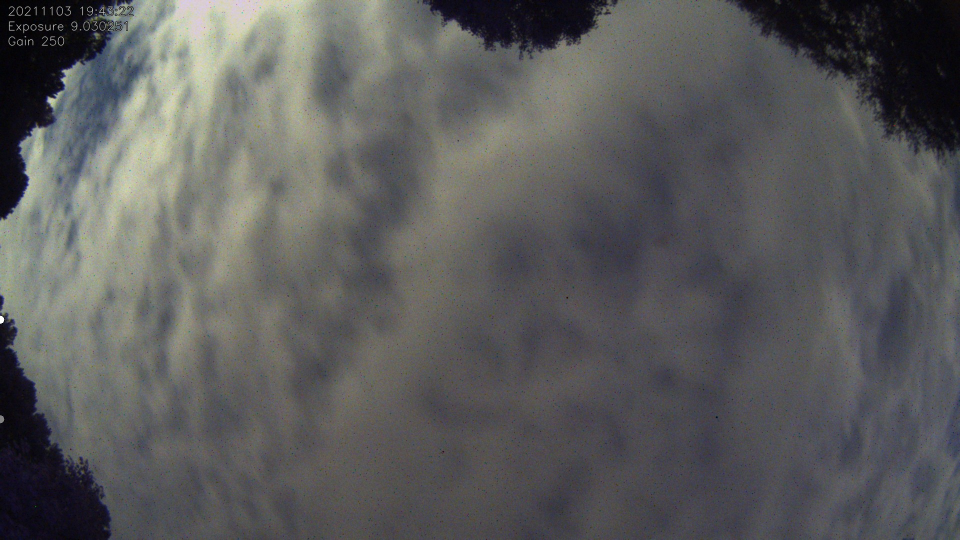
#> input picture testing/blob_detection/test_full_clouds.jpg, 1920 x 1080 px (shown at 1/2 size)
$ python detectBlobs_matchTemplate.py test_full_clouds.jpg
#> lines starting #> are read from the running program, lines starting #| are printed output that depends on the picture; after the words box and inside, x2 and y2 are one past the last pixel; in counts of white or black regions, pixels touching at a corner belong together
#!/usr/bin/env python3

import argparse
import time
import logging
#import math
import tempfile
import shutil
from pathlib import Path
#from pprint import pformat
import cv2
import numpy


logging.basicConfig(level=logging.INFO)
logger = logging


class DetectBlob(object):

    _detectionThreshold = 0.55
    _distanceThreshold = 10

    def __init__(self):
        self.x_offset = 0
        self.y_offset = 0

        # start with a black image
        template = numpy.zeros([15, 15], dtype=numpy.uint8)

        # draw a white circle
        cv2.circle(
            img=template,
            center=(7, 7),
            radius=3,
            color=(255, 255, 255),
            thickness=cv2.FILLED,
        )

        # blur circle to simulate a star
        self.star_template = cv2.blur(
            src=template,
            ksize=(2, 2),
        )

        self.star_template_w, self.star_template_h = self.star_template.shape[::-1]

        #cv2.imwrite('star.jpg', self.star_template, [cv2.IMWRITE_JPEG_QUALITY, 90])


    def detectObjects(self, image_file):
#> called with image_file = 'test_full_clouds.jpg'
        logger.info('Opening image')
        original_data = cv2.imread(str(image_file), cv2.IMREAD_UNCHANGED)
#> original_data is the input picture: shape (1080, 1920, 3); mean B, G, R 91.6, 91.7, 91.6

        image_height, image_width = original_data.shape[:2]
#> image_height = 1080; image_width = 1920

        logger.warning('Using central ROI for blob calculations')
        x1 = int((image_width / 2) - (image_width / 4))
#> x1 = 480
        y1 = int((image_height / 2) - (image_height / 4))
#> y1 = 270
        x2 = int((image_width / 2) + (image_width / 4))
#> x2 = 1440
        y2 = int((image_height / 2) + (image_height / 4))
#> y2 = 810

        self.x_offset = x1
#> self.x_offset = 480
        self.y_offset = y1
#> self.y_offset = 270

        roi_data = original_data[
            y1:y2,
            x1:x2,
        ]
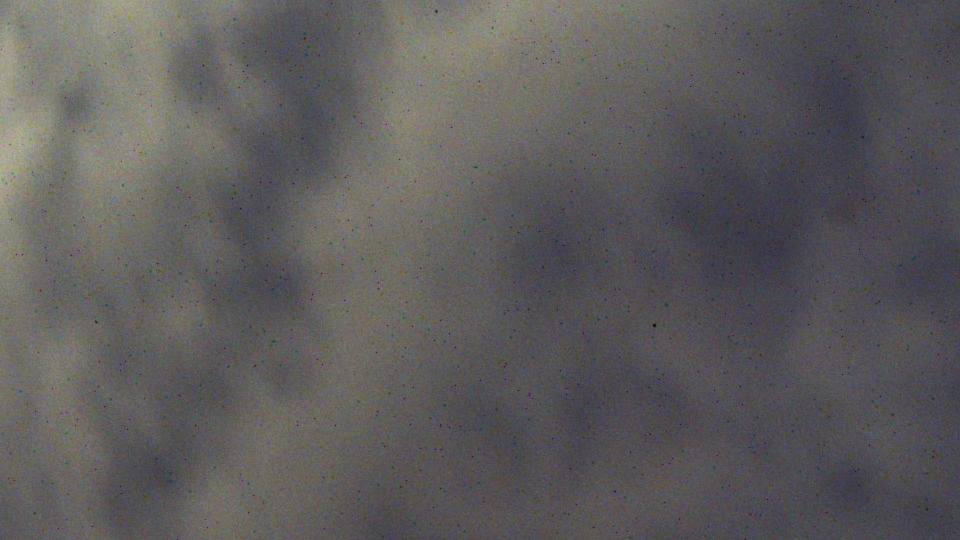
#> roi_data: shape (540, 960, 3); mean B, G, R 91.5, 92, 93.6


        if len(original_data.shape) == 2:
            # gray scale or bayered
            sep_data = roi_data
        else:
            # assume color
            logger.info('Extract luminance')
            #sep_data = cv2.cvtColor(original_data, cv2.COLOR_BGR2GRAY)
            lab = cv2.cvtColor(roi_data, cv2.COLOR_BGR2LAB)
#> lab: shape (540, 960, 3); mean of channels 0, 1, 2 99.7, 128.7, 128.4
            l, a, b = cv2.split(lab)
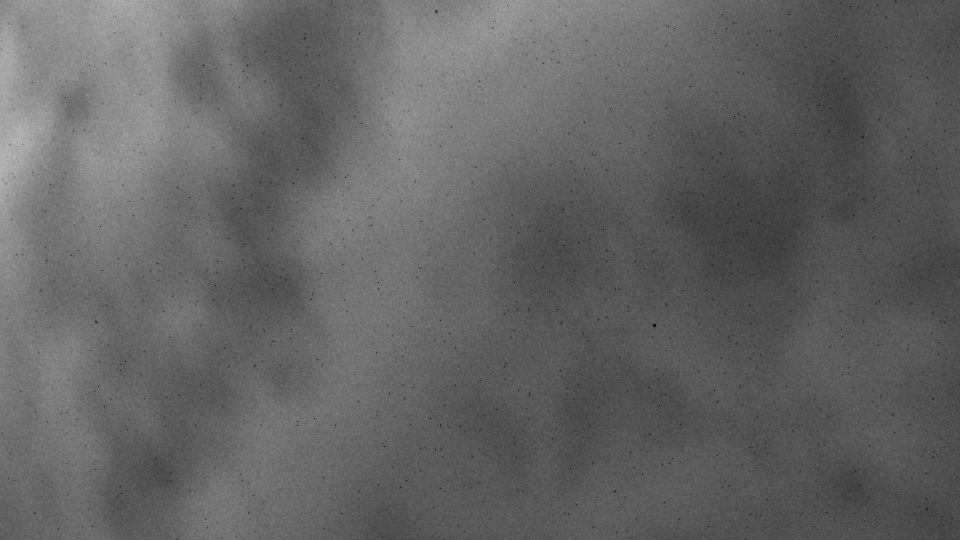
#> l: shape (540, 960); min 2, max 186, mean 99.7
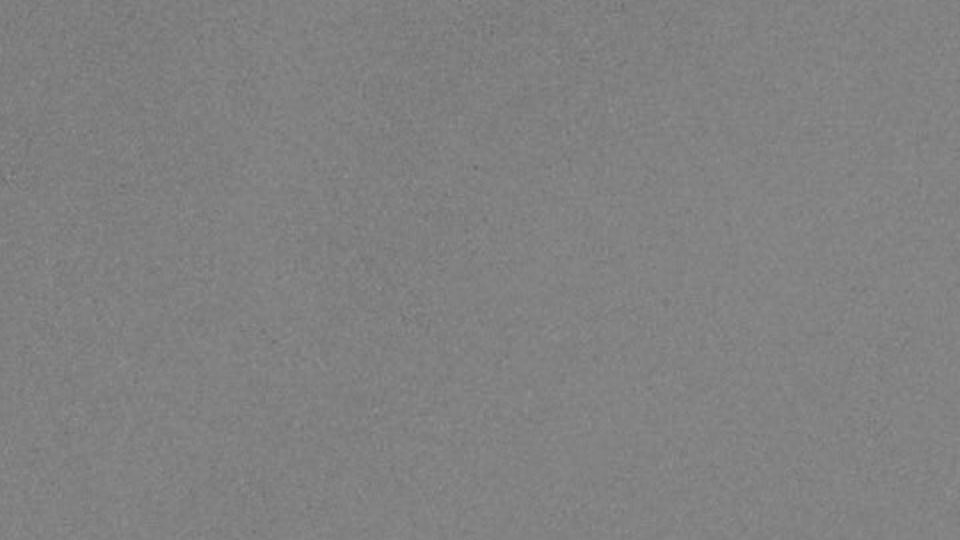
#> a: shape (540, 960); min 107, max 145, mean 128.7
            sep_data = l.copy()

        #sep_data = cv2.equalizeHist(sep_data)

        sep_start = time.time()

        result = cv2.matchTemplate(sep_data, self.star_template, cv2.TM_CCOEFF_NORMED)
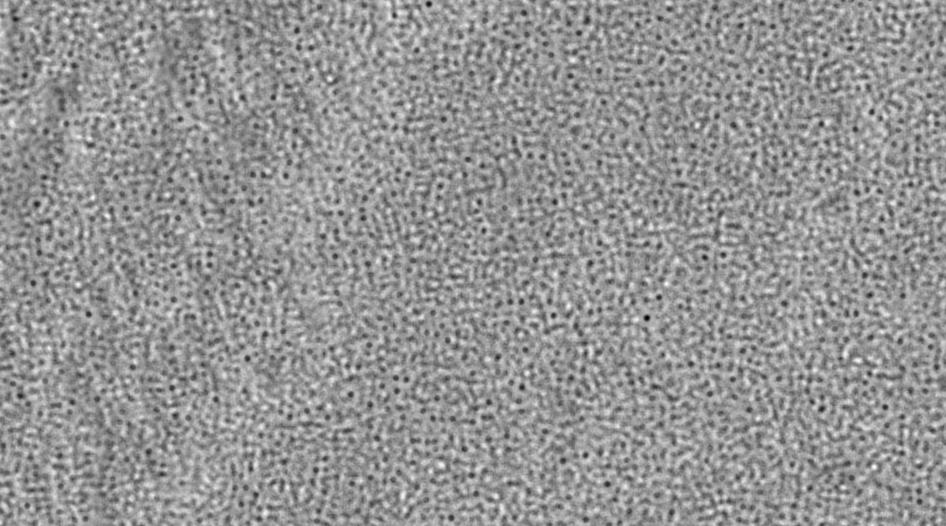
#> result: shape (526, 946) float32; min -0.675, max 0.472, mean -0.00527; drawn with min black and max white
        result_filter = numpy.where(result >= self._detectionThreshold)
#> result_filter = (empty array, empty array)

        sep_elapsed_s = time.time() - sep_start
        sep_dedup_start = time.time()

        blobs = list()
        for pt in zip(*result_filter[::-1]):
            for blob in blobs:
                #d = math.sqrt(((pt[0] - blob[0]) ** 2) + ((pt[1] - blob[1]) ** 2))
                if (abs(pt[0] - blob[0]) < self._distanceThreshold) and (abs(pt[1] - blob[1]) < self._distanceThreshold):
                    break

            else:
                # if none of the points are under the distance threshold, then add it
                blobs.append(pt)
#> this loop made 0 passes
#> after the loop, blobs = []


        sep_dedup_elapsed_s = time.time() - sep_dedup_start
        total_elapsed_s = time.time() - sep_start

        logger.info('SEP processing in %0.4f s', sep_elapsed_s)
        logger.info('Deduplication in %0.4f s', sep_dedup_elapsed_s)
        logger.info('Total in %0.4f s', total_elapsed_s)


        logger.info('Found %d objects', len(blobs))

        self.drawCircles(original_data, blobs, (x1, y1, x2, y2))

        return blobs


    def drawCircles(self, original_data, blob_list, box):
#> called with box = (480, 270, 1440, 810)
        sep_data = original_data.copy()

        logger.info('Draw box around ROI')
        cv2.rectangle(
            img=sep_data,
            pt1=(box[0], box[1]),
            pt2=(box[2], box[3]),
            color=(128, 128, 128),
            thickness=1,
        )
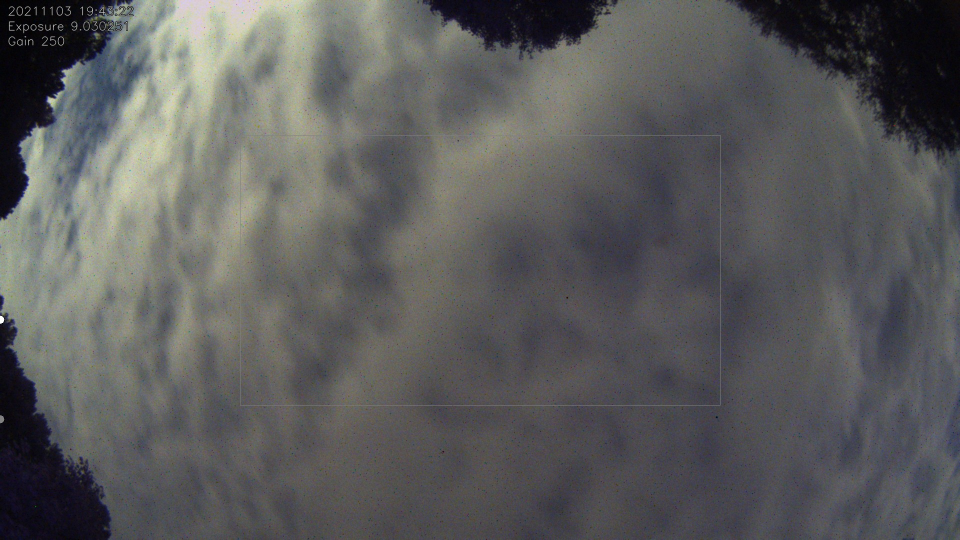
#> sep_data: shape (1080, 1920, 3) (shown at 1/2 size); 0.14% of pixels changed, all inside (x1, y1, x2, y2) = (480, 270, 1441, 811)

        logger.info('Draw circles around objects')
        for blob in blob_list:
            x, y = blob

            center = (
                int(x + (self.star_template_w / 2)) + self.x_offset + 1,
                int(y + (self.star_template_h / 2)) + self.y_offset + 1,
            )

            cv2.circle(
                img=sep_data,
                center=center,
                radius=6,
                color=(0, 0, 255),
                #thickness=cv2.FILLED,
                thickness=1,
            )


        f_tmpfile = tempfile.NamedTemporaryFile(mode='w+b', delete=False, suffix='.jpg')
        f_tmpfile.close()

        tmpfile_name = Path(f_tmpfile.name)
        tmpfile_name.unlink()  # remove tempfile, will be reused below


        cv2.imwrite(str(tmpfile_name), sep_data, [cv2.IMWRITE_JPEG_QUALITY, 90])

        sep_file = Path('blobs_matchTemplate.jpg')

        shutil.copy2(f_tmpfile.name, str(sep_file))  # copy file in place
        sep_file.chmod(0o644)

        tmpfile_name.unlink()  # cleanup


if __name__ == "__main__":
    argparser = argparse.ArgumentParser()
    argparser.add_argument(
        'image',
        help='Image',
        type=str,
    )
    args = argparser.parse_args()

    db = DetectBlob()
    db.detectObjects(args.image)

$ run again, on testing/blob_detection/test_transparent_clouds.jpg
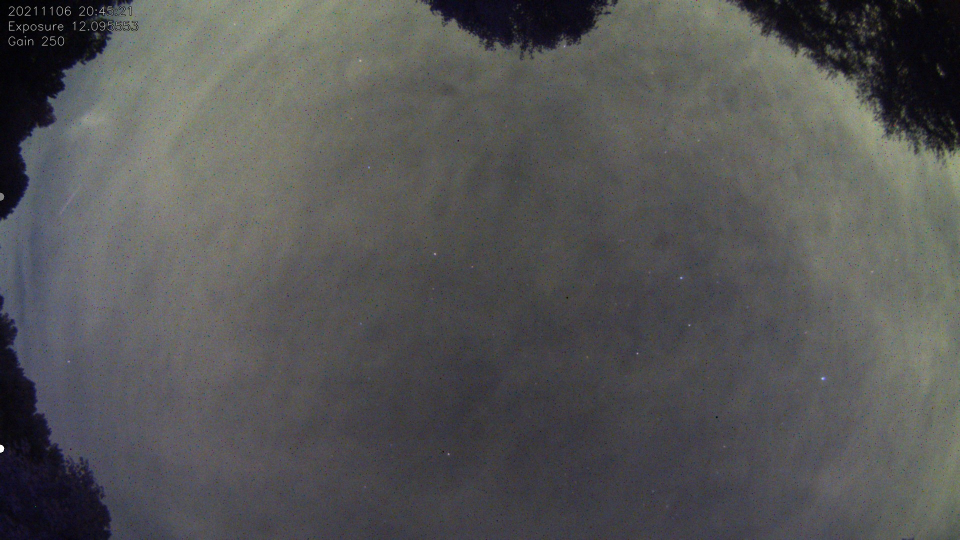
#> input picture testing/blob_detection/test_transparent_clouds.jpg, 1920 x 1080 px (shown at 1/2 size)
#> in detectObjects, original_data is the input picture: shape (1080, 1920, 3); mean B, G, R 85.1, 85.2, 85.1
#> lab: shape (540, 960, 3); mean of channels 0, 1, 2 86.7, 128.6, 128.2
#> in detectObjects, `result = cv2.matchTemplate(sep_data, self.star_template, cv2.TM_CCOEFF..`:
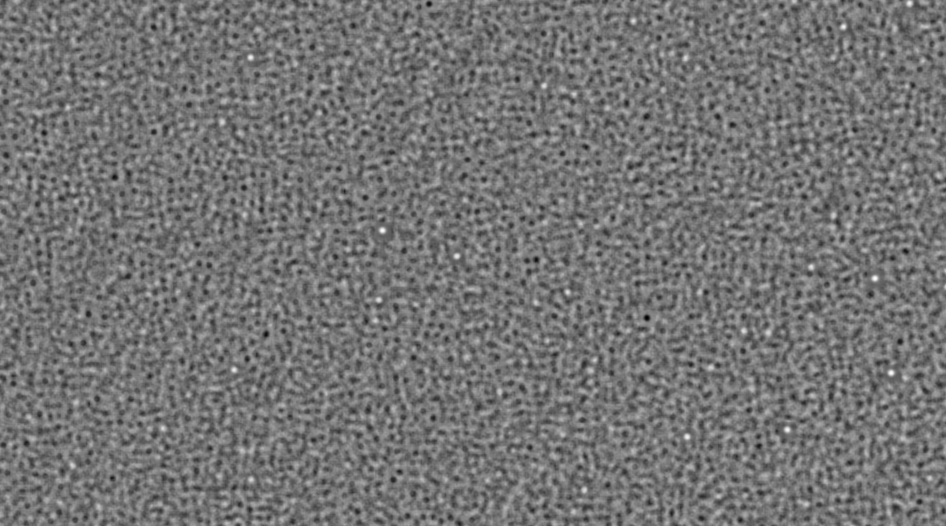
#> result: shape (526, 946) float32; min -0.675, max 0.791, mean -0.00408; drawn with min black and max white
#> result_filter = 126 positions, rows 2 to 490, columns 162 to 910
#> the loop in detectObjects, `for pt in zip(*result_filter[::-1]):` made 126 passes
#> pt on passes 1 to 8: (908, 2), (909, 2), (910, 2), (908, 3), (909, 3), (910, 3), (908, 4), (909, 4)
#> after the loop in detectObjects, `for pt in zip(*result_filter[::-1]):`: blobs = [(908, 2), (633, 20), (843, 25), (249, 56), (685, 57), (543, 85), (382, 228), (456, 255), (810, 266), (874, 276), (567, 291), (378, 299), (743, 330), (234, 368), (890, 371), (162, 428), (786, 428), (686, 435), (584, 490)]
#> in drawCircles, `cv2.rectangle( img=sep_data, pt1=(box[0], box[1]), pt2=(box[2], box[3]..`:
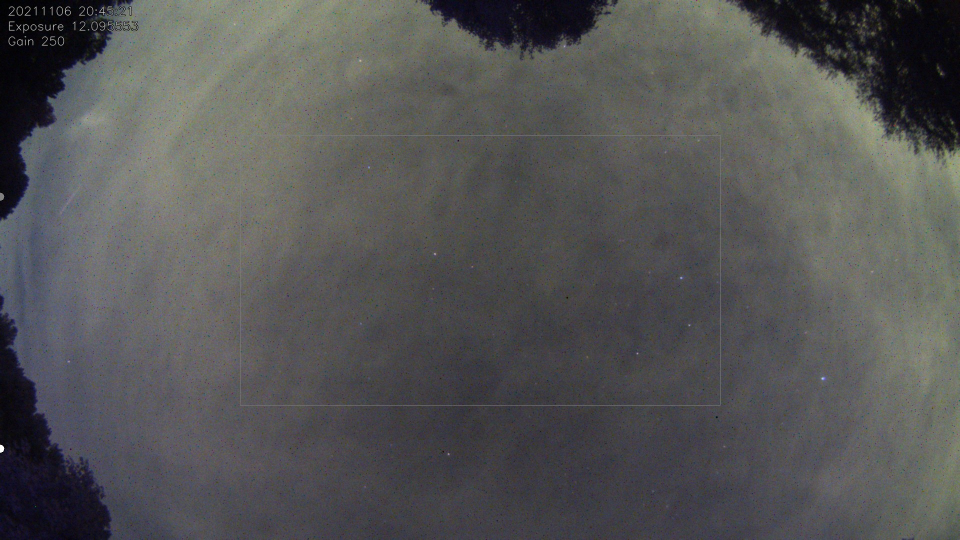
#> sep_data: shape (1080, 1920, 3) (shown at 1/2 size); 0.14% of pixels changed, all inside (x1, y1, x2, y2) = (480, 270, 1441, 811)
#> the loop in drawCircles, `for blob in blob_list:` made 19 passes
#> (x, y, center) on passes 1 to 8: (908, 2, (1396, 280)), (633, 20, (1121, 298)), (843, 25, (1331, 303)), (249, 56, (737, 334)), (685, 57, (1173, 335)), (543, 85, (1031, 363)), (382, 228, (870, 506)), (456, 255, (944, 533))

$ run again, on testing/blob_detection/test_transparent_clouds_plane.jpg
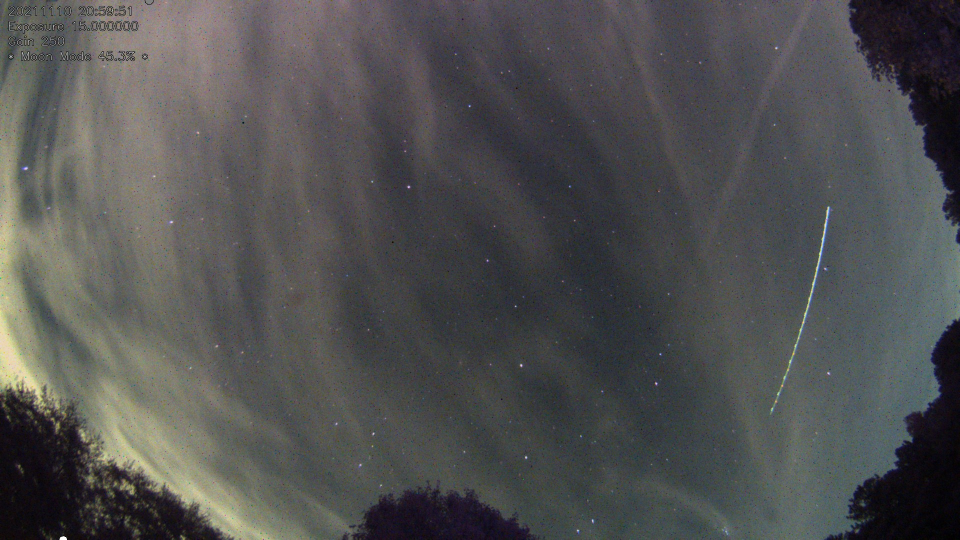
#> input picture testing/blob_detection/test_transparent_clouds_plane.jpg, 1920 x 1080 px (shown at 1/2 size)
#> in detectObjects, original_data is the input picture: shape (1080, 1920, 3); mean B, G, R 81, 81.1, 80.9
#> lab: shape (540, 960, 3); mean of channels 0, 1, 2 71.9, 128.5, 126.7
#> in detectObjects, `result = cv2.matchTemplate(sep_data, self.star_template, cv2.TM_CCOEFF..`:
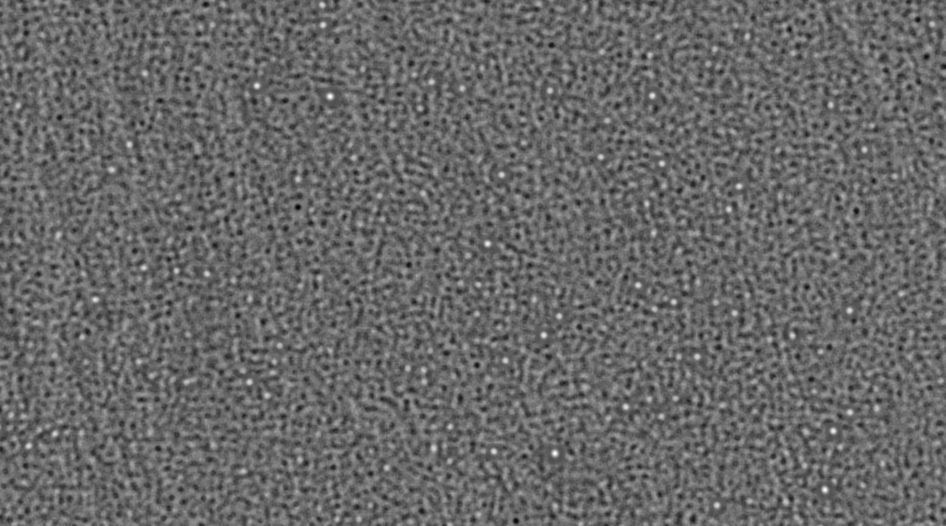
#> result: shape (526, 946) float32; min -0.641, max 0.918, mean -0.000982; drawn with min black and max white
#> result_filter = 382 positions, rows 3 to 506, columns 27 to 901
#> the loop in detectObjects, `for pt in zip(*result_filter[::-1]):` made 382 passes
#> pt on passes 1 to 3: (321, 3), (321, 4), (322, 4)
#> after the loop in detectObjects, `for pt in zip(*result_filter[::-1]):`: blobs = 51 pairs, first value 28 to 901, second value 3 to 504
#> the loop in drawCircles, `for blob in blob_list:` made 51 passes
#> (x, y, center) on passes 1 to 8: (321, 3, (809, 281)), (322, 23, (810, 301)), (144, 73, (632, 351)), (431, 81, (919, 359)), (255, 84, (743, 362)), (462, 87, (950, 365)), (550, 89, (1038, 367)), (329, 94, (817, 372))
#> after the loop in drawCircles, `for blob in blob_list:`:
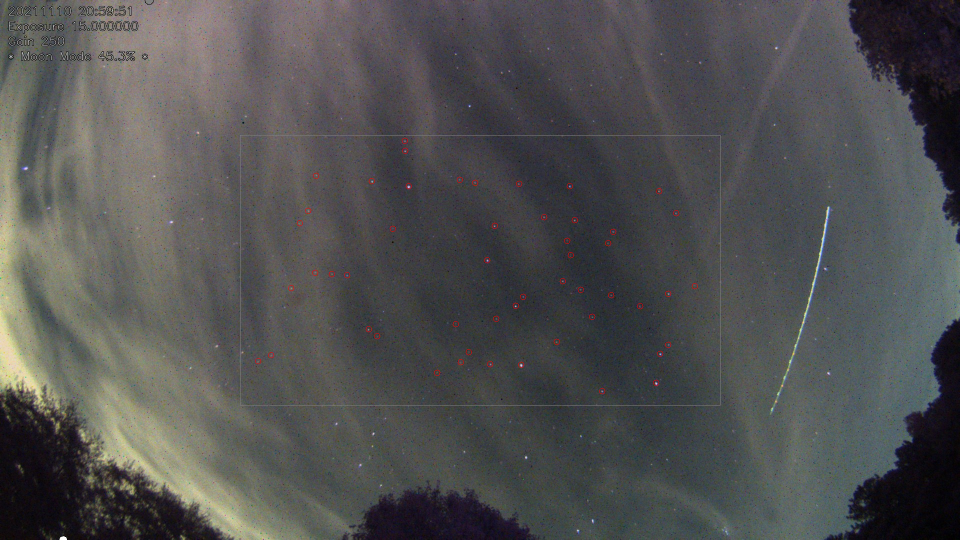
#> sep_data: shape (1080, 1920, 3) (shown at 1/2 size); mean B, G, R 81, 81.1, 81.2
